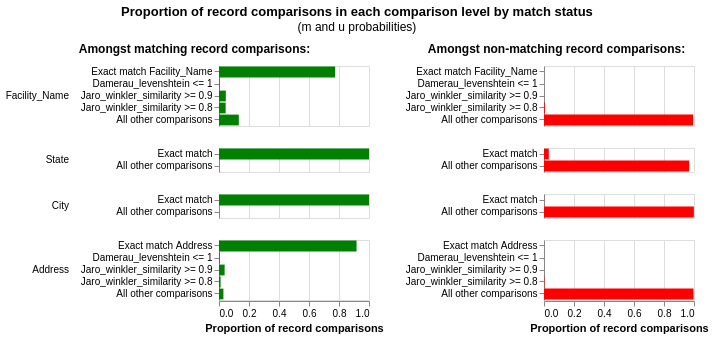

Notebook code cell kept with this figure:
### Code cell
linker.m_u_parameters_chart()

### Figure 1 — Vega-Lite specification as saved in the notebook (floating-point values rounded to 4 significant figures)
{"config": {"view": {"continuousWidth": 300, "continuousHeight": 300, "discreteHeight": 300, "discreteWidth": 400}, "header": {"title": null}, "title": {"anchor": "middle", "offset": 10}}, "hconcat": [{"mark": "bar", "encoding": {"color": {"value": "green"}, "row": {"field": "comparison_name", "header": {"labelAlign": "left", "labelAnchor": "middle", "labelAngle": 0}, "sort": {"field": "comparison_sort_order"}, "type": "nominal"}, "tooltip": [{"field": "m_probability_description", "title": "m probability description", "type": "nominal"}, {"field": "comparison_name", "title": "Comparison column name", "type": "nominal"}, {"field": "label_for_charts", "title": "Label", "type": "ordinal"}, {"field": "sql_condition", "title": "SQL condition", "type": "nominal"}, {"field": "m_probability", "format": ".4p", "title": "m probability", "type": "quantitative"}, {"field": "u_probability", "format": ".4p", "title": "u probability", "type": "quantitative"}, {"field": "bayes_factor", "format": ",.4f", "title": "Bayes factor = m/u", "type": "quantitative"}, {"field": "log2_bayes_factor", "format": ",.4f", "title": "Match weight = log2(m/u)", "type": "quantitative"}], "x": {"axis": {"title": "Proportion of record comparisons"}, "field": "m_probability", "type": "quantitative"}, "y": {"axis": {"title": null}, "field": "label_for_charts", "sort": {"field": "comparison_vector_value", "order": "descending"}, "type": "nominal"}}, "height": {"step": 12}, "resolve": {"scale": {"y": "independent"}}, "title": {"text": "Amongst matching record comparisons:", "fontSize": 12, "fontWeight": "bold"}, "transform": [{"filter": "(datum.bayes_factor != 'no-op filter due to vega lite issue 4680')"}], "width": 150}, {"mark": "bar", "encoding": {"color": {"value": "red"}, "row": {"field": "comparison_name", "header": {"labels": false}, "sort": {"field": "comparison_sort_order"}, "type": "nominal"}, "tooltip": [{"field": "u_probability_description", "title": "u probability description", "type": "nominal"}, {"field": "comparison_name", "title": "Comparison column name", "type": "nominal"}, {"field": "label_for_charts", "title": "Label", "type": "ordinal"}, {"field": "sql_condition", "title": "SQL condition", "type": "nominal"}, {"field": "m_probability", "format": ".4p", "title": "m probability", "type": "quantitative"}, {"field": "u_probability", "format": ".4p", "title": "u probability", "type": "quantitative"}, {"field": "bayes_factor", "format": ",.4f", "title": "Bayes factor = m/u", "type": "quantitative"}, {"field": "log2_bayes_factor", "format": ",.4f", "title": "Match weight = log2(m/u)", "type": "quantitative"}], "x": {"axis": {"title": "Proportion of record comparisons"}, "field": "u_probability", "type": "quantitative"}, "y": {"axis": {"title": null}, "field": "label_for_charts", "sort": {"field": "comparison_vector_value", "order": "descending"}, "type": "nominal"}}, "height": {"step": 12}, "resolve": {"scale": {"y": "independent"}}, "title": {"text": "Amongst non-matching record comparisons:", "fontSize": 12, "fontWeight": "bold"}, "transform": [{"filter": "(datum.bayes_factor != 'no-op filter2 due to vega lite issue 4680')"}], "width": 150}], "data": {"name": "data-bb6bb18008a04d624a77731a628a168f"}, "title": {"text": "Proportion of record comparisons in each comparison level by match status", "subtitle": "(m and u probabilities)"}, "$schema": "https://vega.github.io/schema/vega-lite/v5.9.3.json", "datasets": {"data-bb6bb18008a04d624a77731a628a168f": [{"comparison_name": "Facility_Name", "sql_condition": "\"Facility_Name_l\" = \"Facility_Name_r\"", "label_for_charts": "Exact match Facility_Name", "m_probability": 0.7743, "u_probability": 0.0001069, "m_probability_description": "Amongst matching record comparisons, 77.43% of records are in the exact match facility_name comparison level", "u_probability_description": "Amongst non-matching record comparisons, 0.01% of records are in the exact match facility_name comparison level", "has_tf_adjustments": false, "tf_adjustment_column": null, "tf_adjustment_weight": 1.0, "is_null_level": false, "bayes_factor": 7245.0, "log2_bayes_factor": 12.82, "comparison_vector_value": 4, "max_comparison_vector_value": 4, "bayes_factor_description": "If comparison level is `exact match facility_name` then comparison is 7,245.00 times more likely to be a match", "probability_two_random_records_match": 0.0001158, "comparison_sort_order": 0}, {"comparison_name": "Facility_Name", "sql_condition": "damerau_levenshtein(\"Facility_Name_l\", \"Facility_Name_r\") <= 1", "label_for_charts": "Damerau_levenshtein <= 1", "m_probability": 0.003747, "u_probability": 3.118e-06, "m_probability_description": "Amongst matching record comparisons, 0.37% of records are in the damerau_levenshtein <= 1 comparison level", "u_probability_description": "Amongst non-matching record comparisons, 0.00% of records are in the damerau_levenshtein <= 1 comparison level", "has_tf_adjustments": false, "tf_adjustment_column": null, "tf_adjustment_weight": 1.0, "is_null_level": false, "bayes_factor": 1202.0, "log2_bayes_factor": 10.23, "comparison_vector_value": 3, "max_comparison_vector_value": 4, "bayes_factor_description": "If comparison level is `damerau_levenshtein <= 1` then comparison is 1,201.97 times more likely to be a match", "probability_two_random_records_match": 0.0001158, "comparison_sort_order": 0}, {"comparison_name": "Facility_Name", "sql_condition": "jaro_winkler_similarity(\"Facility_Name_l\", \"Facility_Name_r\") >= 0.9", "label_for_charts": "Jaro_winkler_similarity >= 0.9", "m_probability": 0.0456, "u_probability": 0.0003695, "m_probability_description": "Amongst matching record comparisons, 4.56% of records are in the jaro_winkler_similarity >= 0.9 comparison level", "u_probability_description": "Amongst non-matching record comparisons, 0.04% of records are in the jaro_winkler_similarity >= 0.9 comparison level", "has_tf_adjustments": false, "tf_adjustment_column": null, "tf_adjustment_weight": 1.0, "is_null_level": false, "bayes_factor": 123.4, "log2_bayes_factor": 6.947, "comparison_vector_value": 2, "max_comparison_vector_value": 4, "bayes_factor_description": "If comparison level is `jaro_winkler_similarity >= 0.9` then comparison is 123.40 times more likely to be a match", "probability_two_random_records_match": 0.0001158, "comparison_sort_order": 0}, {"comparison_name": "Facility_Name", "sql_condition": "jaro_winkler_similarity(\"Facility_Name_l\", \"Facility_Name_r\") >= 0.8", "label_for_charts": "Jaro_winkler_similarity >= 0.8", "m_probability": 0.04433, "u_probability": 0.005551, "m_probability_description": "Amongst matching record comparisons, 4.43% of records are in the jaro_winkler_similarity >= 0.8 comparison level", "u_probability_description": "Amongst non-matching record comparisons, 0.56% of records are in the jaro_winkler_similarity >= 0.8 comparison level", "has_tf_adjustments": false, "tf_adjustment_column": null, "tf_adjustment_weight": 1.0, "is_null_level": false, "bayes_factor": 7.985, "log2_bayes_factor": 2.997, "comparison_vector_value": 1, "max_comparison_vector_value": 4, "bayes_factor_description": "If comparison level is `jaro_winkler_similarity >= 0.8` then comparison is 7.98 times more likely to be a match", "probability_two_random_records_match": 0.0001158, "comparison_sort_order": 0}, {"comparison_name": "Facility_Name", "sql_condition": "ELSE", "label_for_charts": "All other comparisons", "m_probability": 0.132, "u_probability": 0.994, "m_probability_description": "Amongst matching record comparisons, 13.20% of records are in the all other comparisons comparison level", "u_probability_description": "Amongst non-matching record comparisons, 99.40% of records are in the all other comparisons comparison level", "has_tf_adjustments": false, "tf_adjustment_column": null, "tf_adjustment_weight": 1.0, "is_null_level": false, "bayes_factor": 0.1328, "log2_bayes_factor": -2.912, "comparison_vector_value": 0, "max_comparison_vector_value": 4, "bayes_factor_description": "If comparison level is `all other comparisons` then comparison is  7.53 times less likely to be a match", "probability_two_random_records_match": 0.0001158, "comparison_sort_order": 0}, {"comparison_name": "State", "sql_condition": "\"State_l\" = \"State_r\"", "label_for_charts": "Exact match", "m_probability": 1.0, "u_probability": 0.03186, "m_probability_description": "Amongst matching record comparisons, 100.00% of records are in the exact match comparison level", "u_probability_description": "Amongst non-matching record comparisons, 3.19% of records are in the exact match comparison level", "has_tf_adjustments": true, "tf_adjustment_column": "State", "tf_adjustment_weight": 1.0, "is_null_level": false, "bayes_factor": 31.39, "log2_bayes_factor": 4.972, "comparison_vector_value": 1, "max_comparison_vector_value": 1, "bayes_factor_description": "If comparison level is `exact match` then comparison is 31.39 times more likely to be a match", "probability_two_random_records_match": 0.0001158, "comparison_sort_order": 1}, {"comparison_name": "State", "sql_condition": "ELSE", "label_for_charts": "All other comparisons", "m_probability": 9.248e-09, "u_probability": 0.9681, "m_probability_description": "Amongst matching record comparisons, 0.00% of records are in the all other comparisons comparison level", "u_probability_description": "Amongst non-matching record comparisons, 96.81% of records are in the all other comparisons comparison level", "has_tf_adjustments": false, "tf_adjustment_column": null, "tf_adjustment_weight": 1.0, "is_null_level": false, "bayes_factor": 9.552e-09, "log2_bayes_factor": -26.64, "comparison_vector_value": 0, "max_comparison_vector_value": 1, "bayes_factor_description": "If comparison level is `all other comparisons` then comparison is  104,689,350.43 times less likely to be a match", "probability_two_random_records_match": 0.0001158, "comparison_sort_order": 1}, {"comparison_name": "City", "sql_condition": "\"City_l\" = \"City_r\"", "label_for_charts": "Exact match", "m_probability": 1.0, "u_probability": 0.0008134, "m_probability_description": "Amongst matching record comparisons, 100.00% of records are in the exact match comparison level", "u_probability_description": "Amongst non-matching record comparisons, 0.08% of records are in the exact match comparison level", "has_tf_adjustments": true, "tf_adjustment_column": "City", "tf_adjustment_weight": 1.0, "is_null_level": false, "bayes_factor": 1229.0, "log2_bayes_factor": 10.26, "comparison_vector_value": 1, "max_comparison_vector_value": 1, "bayes_factor_description": "If comparison level is `exact match` then comparison is 1,229.39 times more likely to be a match", "probability_two_random_records_match": 0.0001158, "comparison_sort_order": 2}, {"comparison_name": "City", "sql_condition": "ELSE", "label_for_charts": "All other comparisons", "m_probability": 5.648e-09, "u_probability": 0.9992, "m_probability_description": "Amongst matching record comparisons, 0.00% of records are in the all other comparisons comparison level", "u_probability_description": "Amongst non-matching record comparisons, 99.92% of records are in the all other comparisons comparison level", "has_tf_adjustments": false, "tf_adjustment_column": null, "tf_adjustment_weight": 1.0, "is_null_level": false, "bayes_factor": 5.652e-09, "log2_bayes_factor": -27.4, "comparison_vector_value": 0, "max_comparison_vector_value": 1, "bayes_factor_description": "If comparison level is `all other comparisons` then comparison is  176,925,402.96 times less likely to be a match", "probability_two_random_records_match": 0.0001158, "comparison_sort_order": 2}, {"comparison_name": "Address", "sql_condition": "\"Address_l\" = \"Address_r\"", "label_for_charts": "Exact match Address", "m_probability": 0.917, "u_probability": 8.891e-05, "m_probability_description": "Amongst matching record comparisons, 91.70% of records are in the exact match address comparison level", "u_probability_description": "Amongst non-matching record comparisons, 0.01% of records are in the exact match address comparison level", "has_tf_adjustments": false, "tf_adjustment_column": null, "tf_adjustment_weight": 1.0, "is_null_level": false, "bayes_factor": 10310.0, "log2_bayes_factor": 13.33, "comparison_vector_value": 4, "max_comparison_vector_value": 4, "bayes_factor_description": "If comparison level is `exact match address` then comparison is 10,313.96 times more likely to be a match", "probability_two_random_records_match": 0.0001158, "comparison_sort_order": 3}, {"comparison_name": "Address", "sql_condition": "damerau_levenshtein(\"Address_l\", \"Address_r\") <= 1", "label_for_charts": "Damerau_levenshtein <= 1", "m_probability": 0.005122, "u_probability": 3.128e-05, "m_probability_description": "Amongst matching record comparisons, 0.51% of records are in the damerau_levenshtein <= 1 comparison level", "u_probability_description": "Amongst non-matching record comparisons, 0.00% of records are in the damerau_levenshtein <= 1 comparison level", "has_tf_adjustments": false, "tf_adjustment_column": null, "tf_adjustment_weight": 1.0, "is_null_level": false, "bayes_factor": 163.8, "log2_bayes_factor": 7.356, "comparison_vector_value": 3, "max_comparison_vector_value": 4, "bayes_factor_description": "If comparison level is `damerau_levenshtein <= 1` then comparison is 163.78 times more likely to be a match", "probability_two_random_records_match": 0.0001158, "comparison_sort_order": 3}, {"comparison_name": "Address", "sql_condition": "jaro_winkler_similarity(\"Address_l\", \"Address_r\") >= 0.9", "label_for_charts": "Jaro_winkler_similarity >= 0.9", "m_probability": 0.03767, "u_probability": 0.0002879, "m_probability_description": "Amongst matching record comparisons, 3.77% of records are in the jaro_winkler_similarity >= 0.9 comparison level", "u_probability_description": "Amongst non-matching record comparisons, 0.03% of records are in the jaro_winkler_similarity >= 0.9 comparison level", "has_tf_adjustments": false, "tf_adjustment_column": null, "tf_adjustment_weight": 1.0, "is_null_level": false, "bayes_factor": 130.8, "log2_bayes_factor": 7.032, "comparison_vector_value": 2, "max_comparison_vector_value": 4, "bayes_factor_description": "If comparison level is `jaro_winkler_similarity >= 0.9` then comparison is 130.84 times more likely to be a match", "probability_two_random_records_match": 0.0001158, "comparison_sort_order": 3}, {"comparison_name": "Address", "sql_condition": "jaro_winkler_similarity(\"Address_l\", \"Address_r\") >= 0.8", "label_for_charts": "Jaro_winkler_similarity >= 0.8", "m_probability": 0.01068, "u_probability": 0.002804, "m_probability_description": "Amongst matching record comparisons, 1.07% of records are in the jaro_winkler_similarity >= 0.8 comparison level", "u_probability_description": "Amongst non-matching record comparisons, 0.28% of records are in the jaro_winkler_similarity >= 0.8 comparison level", "has_tf_adjustments": false, "tf_adjustment_column": null, "tf_adjustment_weight": 1.0, "is_null_level": false, "bayes_factor": 3.809, "log2_bayes_factor": 1.929, "comparison_vector_value": 1, "max_comparison_vector_value": 4, "bayes_factor_description": "If comparison level is `jaro_winkler_similarity >= 0.8` then comparison is 3.81 times more likely to be a match", "probability_two_random_records_match": 0.0001158, "comparison_sort_order": 3}, {"comparison_name": "Address", "sql_condition": "ELSE", "label_for_charts": "All other comparisons", "m_probability": 0.02953, "u_probability": 0.9968, "m_probability_description": "Amongst matching record comparisons, 2.95% of records are in the all other comparisons comparison level", "u_probability_description": "Amongst non-matching record comparisons, 99.68% of records are in the all other comparisons comparison level", "has_tf_adjustments": false, "tf_adjustment_column": null, "tf_adjustment_weight": 1.0, "is_null_level": false, "bayes_factor": 0.02963, "log2_bayes_factor": -5.077, "comparison_vector_value": 0, "max_comparison_vector_value": 4, "bayes_factor_description": "If comparison level is `all other comparisons` then comparison is  33.75 times less likely to be a match", "probability_two_random_records_match": 0.0001158, "comparison_sort_order": 3}]}}
